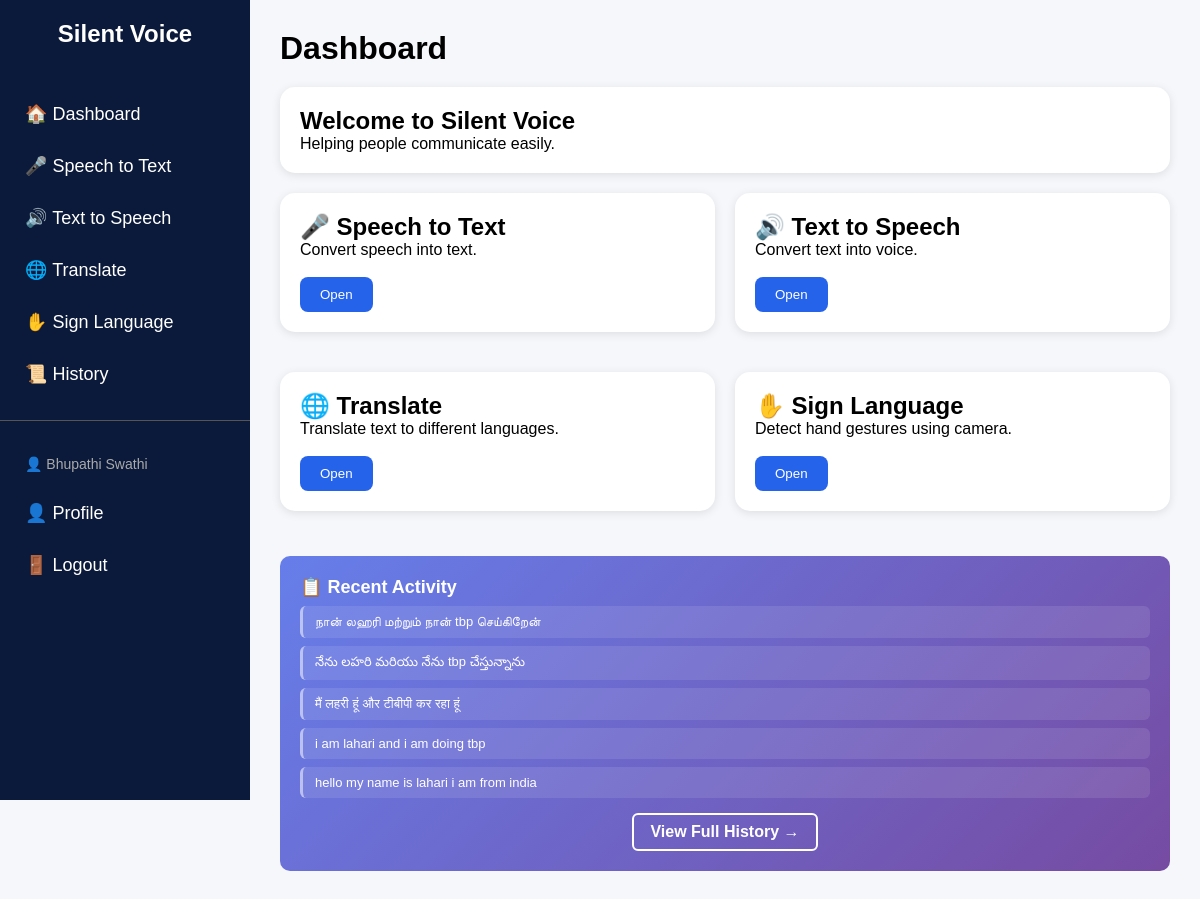
The app's page / (signed in) with its own data.
### tables this page shows
CREATE TABLE history (
    id INTEGER PRIMARY KEY AUTOINCREMENT,
    text TEXT
, username TEXT, created_at TIMESTAMP);

### app.py (the view)
@app.route("/")
def dashboard():
    username = session.get('username')
    if not username:
        return redirect(url_for('login'))
    history = []
    conn = get_db()
    cursor = conn.cursor()
    cursor.execute("SELECT id, username, text, created_at FROM history WHERE username = ? ORDER BY id DESC LIMIT 5", (username,))
    history = cursor.fetchall()
    conn.close()
    return render_template("dashboard.html", username=username, history=history)

### app.py (called while the page is built)
def get_db():
    return sqlite3.connect("data.db")

@app.context_processor
def inject_user():
    return dict(username=session.get('username'))

### templates/dashboard.html (shortened to what this page needs)
{% extends "base.html" %}
{% block content %}
<h1 style="margin-bottom:20px;">Dashboard</h1>
<div class="card">
    <h2>Welcome to Silent Voice</h2>
    <p>Helping people communicate easily.</p>
</div>
{% if username %}
<div style="display:grid;
            grid-template-columns:repeat(2,1fr);
            gap:20px;">
    <div class="card">
        <h2>🎤 Speech to Text</h2>
        <p>Convert speech into text.</p>
        <br>
        <a href="/speech-to-text">
            <button>Open</button>
        </a>
    </div>
    <div class="card">
        <h2>🔊 Text to Speech</h2>
        <p>Convert text into voice.</p>
        <br>
        <a href="/text-to-speech">
            <button>Open</button>
        </a>
    </div>
    <div class="card">
        <h2>🌐 Translate</h2>
        <p>Translate text to different languages.</p>
        <br>
        <a href="/translate-page">
            <button>Open</button>
        </a>
    </div>
    <div class="card">
        <h2>✋ Sign Language</h2>
        <p>Detect hand gestures using camera.</p>
        <br>
        <a href="/sign-language">
            <button>Open</button>
        </a>
    </div>
</div>
{% if history %}
<div class="recent-activity">
    <h3>📋 Recent Activity</h3>
    {% for item in history %}
        <div class="activity-item">
            <div>{{ item[2] }}</div>
        </div>
    {% endfor %}
    <div class="view-all-link">
        <a href="/history-page">View Full History →</a>
    </div>
</div>
{% endif %}
{% endif %}
{% endblock %}

### templates/base.html (style rules this page uses)
* { margin:0; padding:0; box-sizing:border-box; font-family: Arial; }
body { display:flex; background:#f5f7fb; }
.card { background:white; padding:20px; border-radius:15px; margin-bottom:20px; box-shadow:0px 2px 10px rgba(0,0,0,0.1); }
button { background:#2563eb; color:white; border:none; padding:10px 20px; border-radius:8px; cursor:pointer; }

### templates/dashboard.html (style rules this page uses)
.recent-activity { background: linear-gradient(135deg, #667eea 0%, #764ba2 100%); color: white; padding: 20px; border-radius: 10px; margin-top: 25px; }
.recent-activity h3 { margin-top: 0; font-size: 18px; display: flex; align-items: center; gap: 10px; }
.activity-item { background: rgba(255, 255, 255, 0.1); padding: 8px 12px; margin: 8px 0; border-radius: 6px; font-size: 13px; border-left: 3px solid rgba(255, 255, 255, 0.5); }
.view-all-link { text-align: center; margin-top: 15px; }
.view-all-link a { color: white; text-decoration: none; font-weight: bold; padding: 8px 16px; border: 2px solid white; border-radius: 6px; display: inline-block; transition: all 0.3s ease; }

### records on screen
history: text "நான் லஹரி மற்றும் நான் tbp செய்கிறேன்"
history: text "నేను లహరి మరియు నేను tbp చేస్తున్నాను"
history: text "मैं लहरी हूं और टीबीपी कर रहा हूं"
history: text "i am lahari and i am doing tbp"
history: text "hello my name is lahari i am from india"

### other values on screen
{{ username }} "Bhupathi Swathi"
